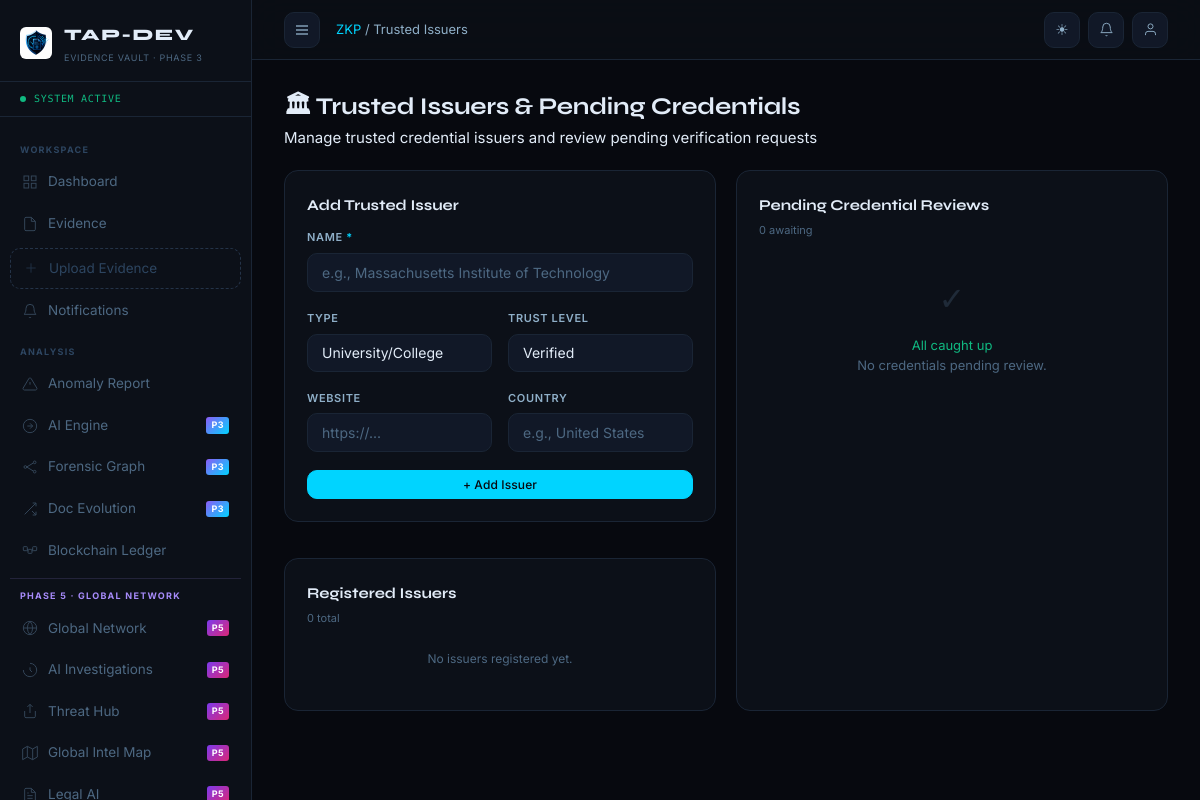
The page /zkp/issuers/ (signed in) on the database as committed earlier.
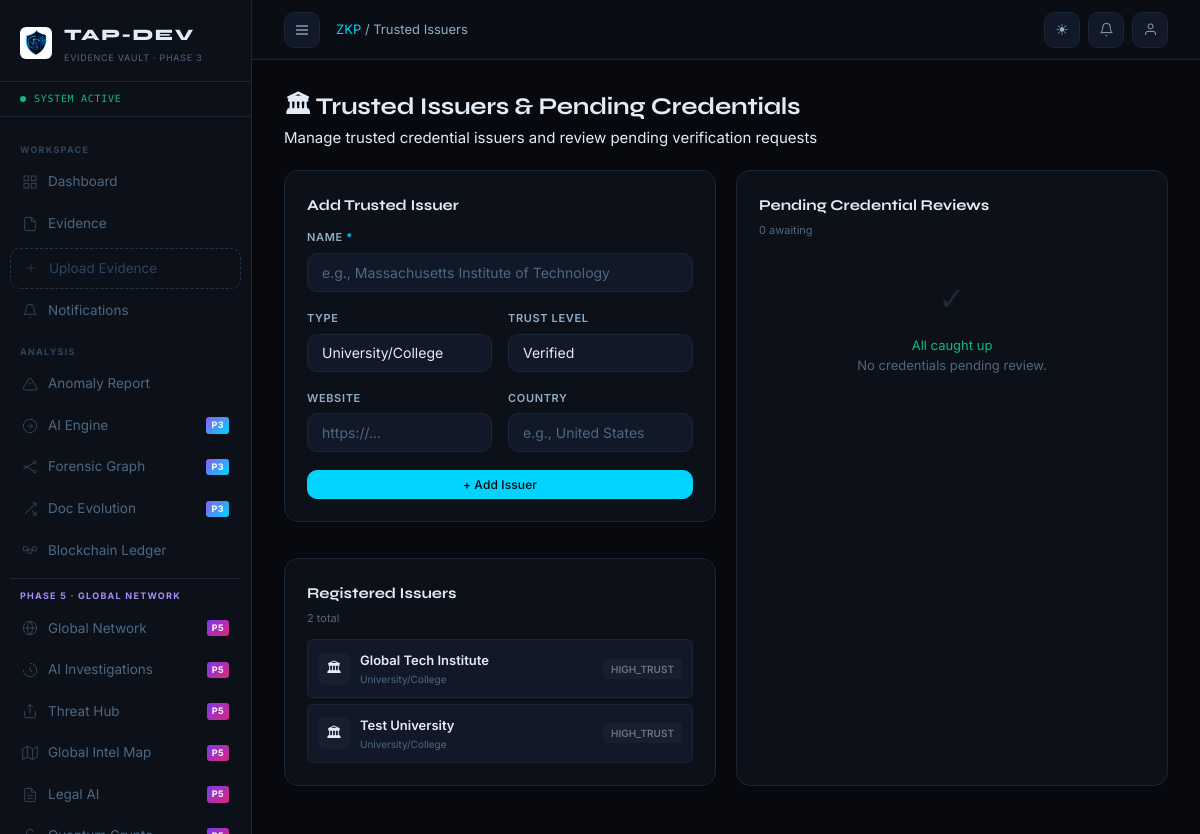
The same page on the database as committed later.
### apps/zkp/models.py (models this page shows, shortened)
class TrustedIssuer(models.Model):
    ISSUER_TYPE = [
        ('UNIVERSITY', 'University/College'),
        ('CERTIFICATION', 'Certification Body'),
        ('EMPLOYER', 'Employer'),
        ('GOVERNMENT', 'Government Agency'),
        ('PROFESSIONAL', 'Professional Body'),
    ]
    TRUST_LEVEL = [
        ('VERIFIED', 'Verified'),
        ('TRUSTED', 'Trusted'),
        ('PENDING', 'Pending Verification'),
        ('REVOKED', 'Revoked'),
    ]
    name            = models.CharField(max_length=255)
    issuer_type     = models.CharField(max_length=20, choices=ISSUER_TYPE, default='UNIVERSITY')
    trust_level     = models.CharField(max_length=10, choices=TRUST_LEVEL, default='PENDING')
    issuer_hash     = models.CharField(max_length=64, unique=True)  # SHA-256 of issuer identity
    public_key      = models.TextField(blank=True)  # Issuer's public commitment key
    website         = models.URLField(blank=True)
    country         = models.CharField(max_length=100, blank=True)
    description     = models.TextField(blank=True)
    verified_at     = models.DateTimeField(null=True, blank=True)
    created_at      = models.DateTimeField(auto_now_add=True)
    created_by      = models.ForeignKey(User, null=True, blank=True, on_delete=models.SET_NULL)
    class Meta:
        db_table = 'tap_trusted_issuers'
        ordering = ['name']
    @property
    def trust_color(self):
        return {
            'VERIFIED': '#10b981', 'TRUSTED': '#3b82f6',
            'PENDING': '#f59e0b', 'REVOKED': '#ef4444',
        }.get(self.trust_level, '#6b7280')

### apps/zkp/views.py (the view, shortened to what this page needs)
# urls.py: path('issuers/', views.manage_issuers, name='manage_issuers'),
@login_required
def manage_issuers(request):
    role = getattr(getattr(request.user, 'profile', None), 'role', 'SUBMITTER')
    if role != 'ADMIN':
        messages.error(request, 'Admin access required.')
        return redirect('zkp:dashboard')
    issuers = TrustedIssuer.objects.all().order_by('-created_at')
    pending_creds = ResumeCredential.objects.filter(status='PENDING').select_related('owner', 'issuer')
    return render(request, 'zkp/manage_issuers.html', {
        'issuers': issuers,
        'pending_creds': pending_creds,
        'issuer_types': TrustedIssuer.ISSUER_TYPE,
        'trust_levels': TrustedIssuer.TRUST_LEVEL,
    })

### apps/notifications/context_processors.py (called while the page is built)
def notifications_ctx(request):
    if request.user.is_authenticated:
        count = request.user.notifications.filter(is_read=False).count()
        return {'unread_notifications': count}
    return {'unread_notifications': 0}

### apps/users/models.py (called while the page is built)
    def get_avatar_initials(self):
        fn = self.user.first_name[:1] if self.user.first_name else ''
        ln = self.user.last_name[:1]  if self.user.last_name  else ''
        return (fn + ln).upper() or self.user.username[:2].upper()

### templates/zkp/manage_issuers.html (shortened to what the changed rows need)
{% extends 'base.html' %}
{% block content %}
<div class="two-col" style="gap:20px;">
  <div style="display:flex;flex-direction:column;gap:16px;">
    <div class="card">
      <div class="card-header"><div class="card-title">Registered Issuers</div><span style="font-size:11px;color:var(--text-3);">{{ issuers|length }} total</span></div>
      {% if issuers %}
      <div style="display:flex;flex-direction:column;gap:6px;margin-top:10px;">
        {% for issuer in issuers %}
        <div style="display:flex;align-items:center;gap:10px;padding:10px;border-radius:var(--r-sm);border:1px solid var(--border);background:var(--bg-2);">
          <div style="width:32px;height:32px;border-radius:var(--r-sm);background:{{ issuer.trust_color }}12;display:flex;align-items:center;justify-content:center;font-size:14px;">🏛</div>
          <div style="flex:1;min-width:0;">
            <div style="font-size:13px;font-weight:600;color:var(--text);overflow:hidden;text-overflow:ellipsis;white-space:nowrap;">{{ issuer.name }}</div>
            <div style="font-size:10px;color:var(--text-3);">{{ issuer.get_issuer_type_display }}{% if issuer.country %} · {{ issuer.country }}{% endif %}</div>
          </div>
          <span style="padding:2px 8px;font-size:10px;font-weight:600;border-radius:4px;color:{{ issuer.trust_color }};background:{{ issuer.trust_color }}12;">{{ issuer.trust_level }}</span>
        </div>
        {% endfor %}
      </div>
      {% else %}
      <div style="padding:20px;text-align:center;color:var(--text-3);font-size:12px;">No issuers registered yet.</div>
      {% endif %}
    </div>
  </div>
</div>
{% endblock %}

Rows that differ between the two databases and show on the page:
added TrustedIssuer: name "Global Tech Institute", issuer_type "University/College", trust_level "HIGH_TRUST"
added TrustedIssuer: name "Test University", issuer_type "University/College", trust_level "HIGH_TRUST"
Other text that changed with them:
{{ issuers|length }}: "0" → "2"
text no longer shown: "No issuers registered yet."
